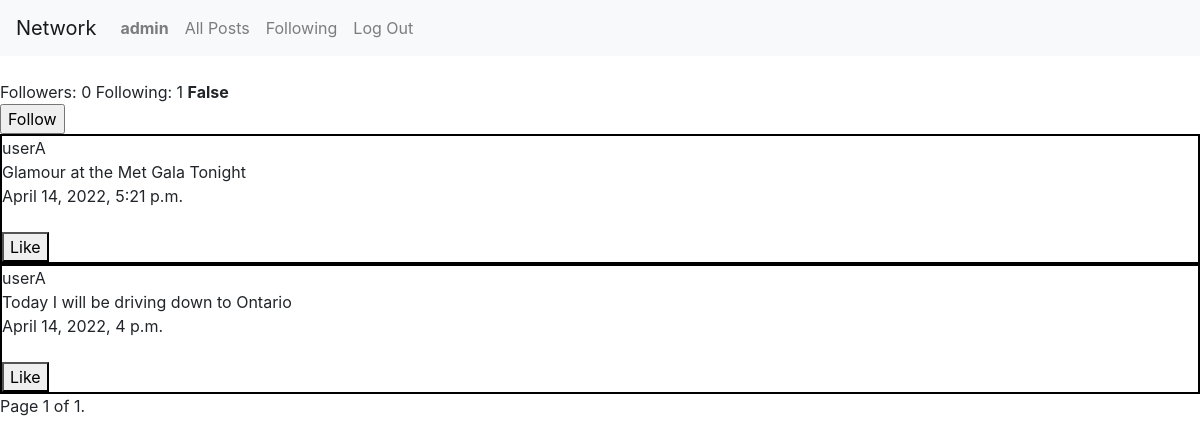
Page /user/userA (signed in) on the earlier database version.
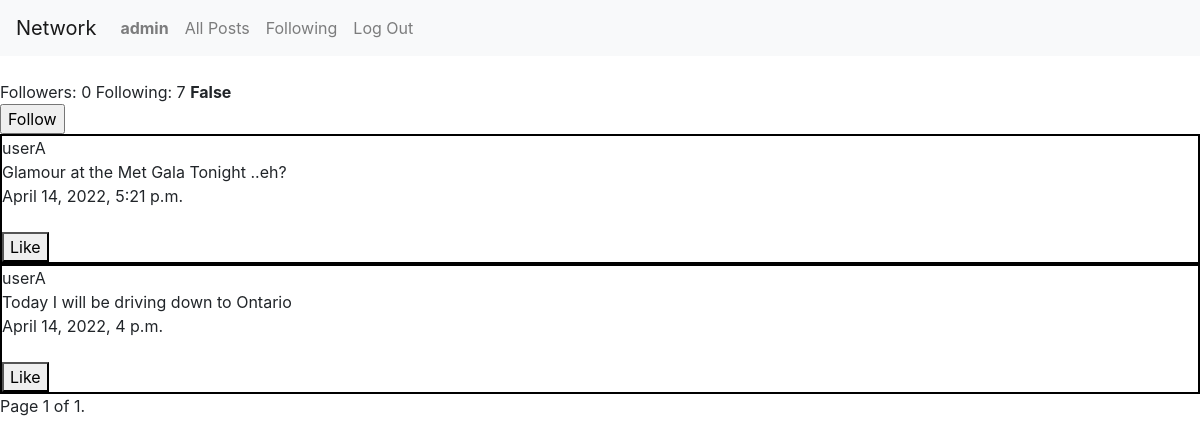
Same page on the later database version.
### network/models.py (models this page shows, shortened)
class User(AbstractUser):
    pass

class Post(models.Model):
    user = models.ForeignKey("User", on_delete=models.CASCADE)
    body = models.TextField(blank=True)
    date = models.DateTimeField(auto_now_add=True)

### network/views.py (the view, shortened to what this page needs)
# urls.py: path("user/<str:username>", views.profile, name="profile"),
def profile(request, username):
    viewed_user = User.objects.get(username=username)
    logged_in_user = request.user
    ifFollows = Follower.objects.filter(following=logged_in_user, followed=viewed_user ).exists()
    p = Paginator(Post.objects.filter(user=viewed_user).order_by("-date"),10)
    page = request.GET.get('page')
    posts = p.get_page(page)
    following_count = Follower.objects.filter(following=viewed_user).count
    followed_count = Follower.objects.filter(followed=viewed_user).count
    return render(request,"network/profile.html", {"current_user": logged_in_user,
                                                    "viewed_user": viewed_user,
                                                    "posts": posts,
                                                    "following_count": following_count,
                                                    "followed_count":followed_count,
                                                    "ifFollows":ifFollows})

### network/templates/network/profile.html (shortened to what this page needs)
{% extends "network/layout.html" %}
{% load static %}
{% block body %}
<br>
Followers: {{followed_count}}
Following: {{following_count}}
<strong>{{ifFollows}}</strong>
<form action="" method="post">
    {%if ifFollows%}
    <input type="submit" name="submit" id="follow-button" value="Unfollow">
    {%else%}
    <input type="submit" name="submit" id="follow-button" value="Follow">
    {%endif%}
</form>
{% for post in posts%}
<div  style ="border: solid black 2px;">
<div>{{post.user}}</div>
<div>{{post.body}}</div>
<div>{{post.date}}</div><br>
<button class="like-button" data-id="{{post.id}}" id="button-{{post.id}}" type="button">Like</button>
</div>
{% endfor %}
<div class="pagination">
    <span class="step-links">
        <span class="current">
            Page {{ posts.number }} of {{ posts.paginator.num_pages }}.
        </span>
    </span>
</div>
{% endblock %}

### network/templates/network/layout.html (shortened to what this page needs)
{% load static %}
<!DOCTYPE html>
<html lang="en">
    <head>
        <link rel="stylesheet" href="https://stackpath.bootstrapcdn.com/bootstrap/4.4.1/css/bootstrap.min.css">
        <link href="{% static 'network/styles.css' %}" rel="stylesheet">
    </head>
    <body>
        <nav class="navbar navbar-expand-lg navbar-light bg-light">
            <a class="navbar-brand" href="{% url 'index' %}">Network</a>
            <div>
              <ul class="navbar-nav mr-auto">
                {% if user.is_authenticated %}
                    <li class="nav-item">
                        <a class="nav-link" href="{% url 'profile' current_user.username %}"><strong>{{ current_user.username }}</strong></a>
                    </li>
                {% endif %}
                <li class="nav-item">
                  <a class="nav-link" href="{% url 'all-posts' %}">All Posts</a>
                </li>
                {% if user.is_authenticated %}
                    <li class="nav-item">
                        <a class="nav-link" href="{% url 'following'%}">Following</a>
                    </li>
                    <li class="nav-item">
                        <a class="nav-link" href="{% url 'logout' %}">Log Out</a>
                    </li>
                {% endif %}
              </ul>
            </div>
          </nav>
        <div class="body">
            {% block body %}
            {% endblock %}
        </div>
    </body>
</html>

Differences in the rows shown:
changed Post: body "Glamour at the Met Gala Tonight" → "Glamour at the Met Gala Tonight ..eh?"
Other differences:
{{ following_count }}: "1" → "7"
